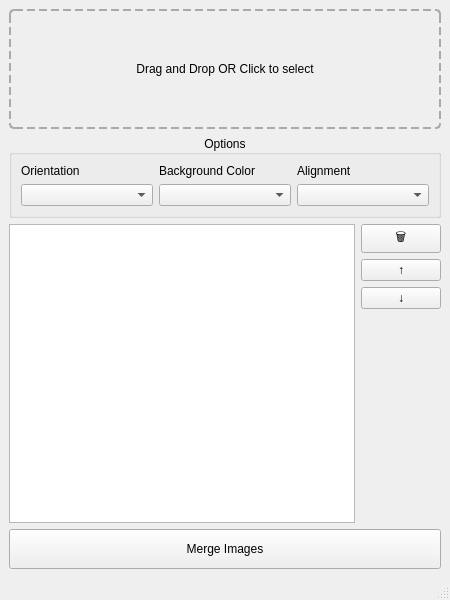
<?xml version="1.0" encoding="UTF-8"?>
<ui version="4.0">
 <class>MainWindow</class>
 <widget class="QMainWindow" name="MainWindow">
  <property name="geometry">
   <rect>
    <x>0</x>
    <y>0</y>
    <width>450</width>
    <height>600</height>
   </rect>
  </property>
  <property name="minimumSize">
   <size>
    <width>450</width>
    <height>600</height>
   </size>
  </property>
  <property name="windowTitle">
   <string>Quick Image Merge</string>
  </property>
  <widget class="QWidget" name="centralwidget">
   <layout class="QVBoxLayout" name="mainLayout">
    <item>
     <widget class="QLabel" name="fileSelectionZone">
      <property name="minimumSize">
       <size>
        <width>0</width>
        <height>120</height>
       </size>
      </property>
      <property name="styleSheet">
       <string notr="true">border: 2px dashed #aaa; border-radius: 5px;</string>
      </property>
      <property name="text">
       <string>Drag and Drop OR Click to select</string>
      </property>
      <property name="alignment">
       <set>Qt::AlignCenter</set>
      </property>
     </widget>
    </item>
    <item>
     <widget class="QGroupBox" name="optionsBox">
      <property name="title">
       <string>Options</string>
      </property>
      <property name="alignment">
       <set>Qt::AlignCenter</set>
      </property>
      <layout class="QGridLayout" name="gridLayout">
       <item row="0" column="0">
        <widget class="QLabel" name="optionOrientationLabel">
         <property name="text">
          <string>Orientation</string>
         </property>
        </widget>
       </item>
       <item row="0" column="1">
        <widget class="QLabel" name="optionBackgroundColorLabel">
         <property name="text">
          <string>Background Color</string>
         </property>
        </widget>
       </item>
       <item row="0" column="2">
        <widget class="QLabel" name="optionAlignmentLabel">
         <property name="text">
          <string>Alignment</string>
         </property>
        </widget>
       </item>
       <item row="1" column="0">
        <widget class="QComboBox" name="optionOrientation"/>
       </item>
       <item row="1" column="1">
        <widget class="QComboBox" name="optionBackgroundColor"/>
       </item>
       <item row="1" column="2">
        <widget class="QComboBox" name="optionAlignment"/>
       </item>
      </layout>
     </widget>
    </item>
    <item>
     <layout class="QHBoxLayout" name="fileListLayout">
      <item>
       <widget class="QListWidget" name="fileListWidget"/>
      </item>
      <item>
       <layout class="QVBoxLayout" name="buttonLayout">
        <item>
         <widget class="QPushButton" name="deleteImageButton">
          <property name="text">
           <string>🗑</string>
          </property>
         </widget>
        </item>
        <item>
         <widget class="QPushButton" name="upButton">
          <property name="text">
           <string>↑</string>
          </property>
         </widget>
        </item>
        <item>
         <widget class="QPushButton" name="downButton">
          <property name="text">
           <string>↓</string>
          </property>
         </widget>
        </item>
        <item>
         <spacer name="verticalSpacer">
          <property name="orientation">
           <enum>Qt::Vertical</enum>
          </property>
          <property name="sizeHint" stdset="0">
           <size>
            <width>20</width>
            <height>40</height>
           </size>
          </property>
         </spacer>
        </item>
       </layout>
      </item>
     </layout>
    </item>
    <item>
     <widget class="QPushButton" name="mergeButton">
      <property name="minimumSize">
       <size>
        <width>0</width>
        <height>40</height>
       </size>
      </property>
      <property name="text">
       <string>Merge Images</string>
      </property>
     </widget>
    </item>
   </layout>
  </widget>
  <widget class="QMenuBar" name="menubar">
   <property name="geometry">
    <rect>
     <x>0</x>
     <y>0</y>
     <width>450</width>
     <height>21</height>
    </rect>
   </property>
  </widget>
  <widget class="QStatusBar" name="statusbar"/>
 </widget>
 <resources/>
 <connections/>
</ui>
